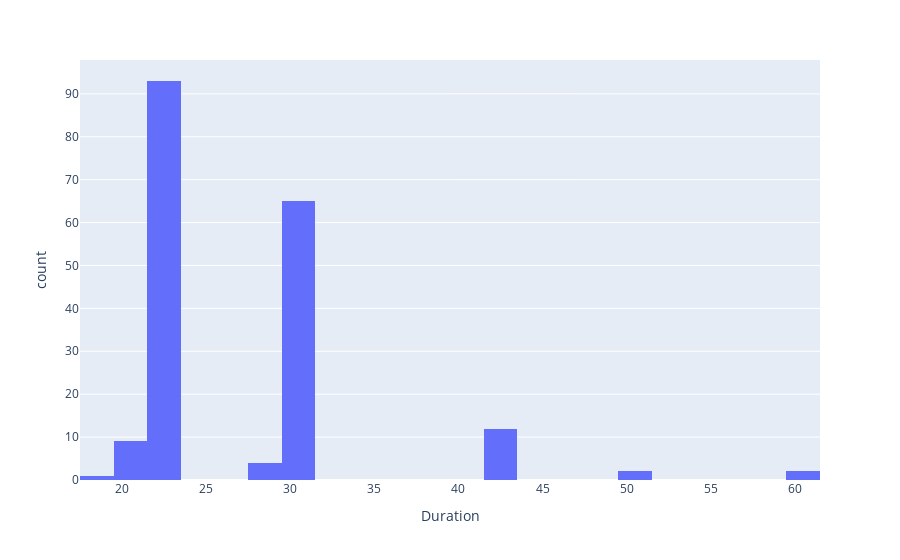

The code cell stored with this chart in its notebook:
### Code cell
# distribution of duration

fig = px.histogram(df, x='Duration')
fig.show()

### Figure 1 — Plotly figure (JSON) as saved in the notebook; plotly's stock layout.template omitted (floating-point values rounded to 4 significant figures; data arrays with more than 128 entries replaced by an {"elided": "..."} marker saying what was removed)
{"data": [{"alignmentgroup": "True", "bingroup": "x", "hovertemplate": "Duration=%{x}<br>count=%{y}<extra></extra>", "legendgroup": "", "marker": {"color": "#636efa"}, "name": "", "offsetgroup": "", "orientation": "v", "showlegend": false, "type": "histogram", "x": {"elided": "188 int values"}, "xaxis": "x", "yaxis": "y"}], "layout": {"barmode": "relative", "legend": {"tracegroupgap": 0}, "margin": {"t": 60}, "xaxis": {"anchor": "y", "domain": [0, 1], "title": {"text": "Duration"}}, "yaxis": {"anchor": "x", "domain": [0, 1], "title": {"text": "count"}}}}
